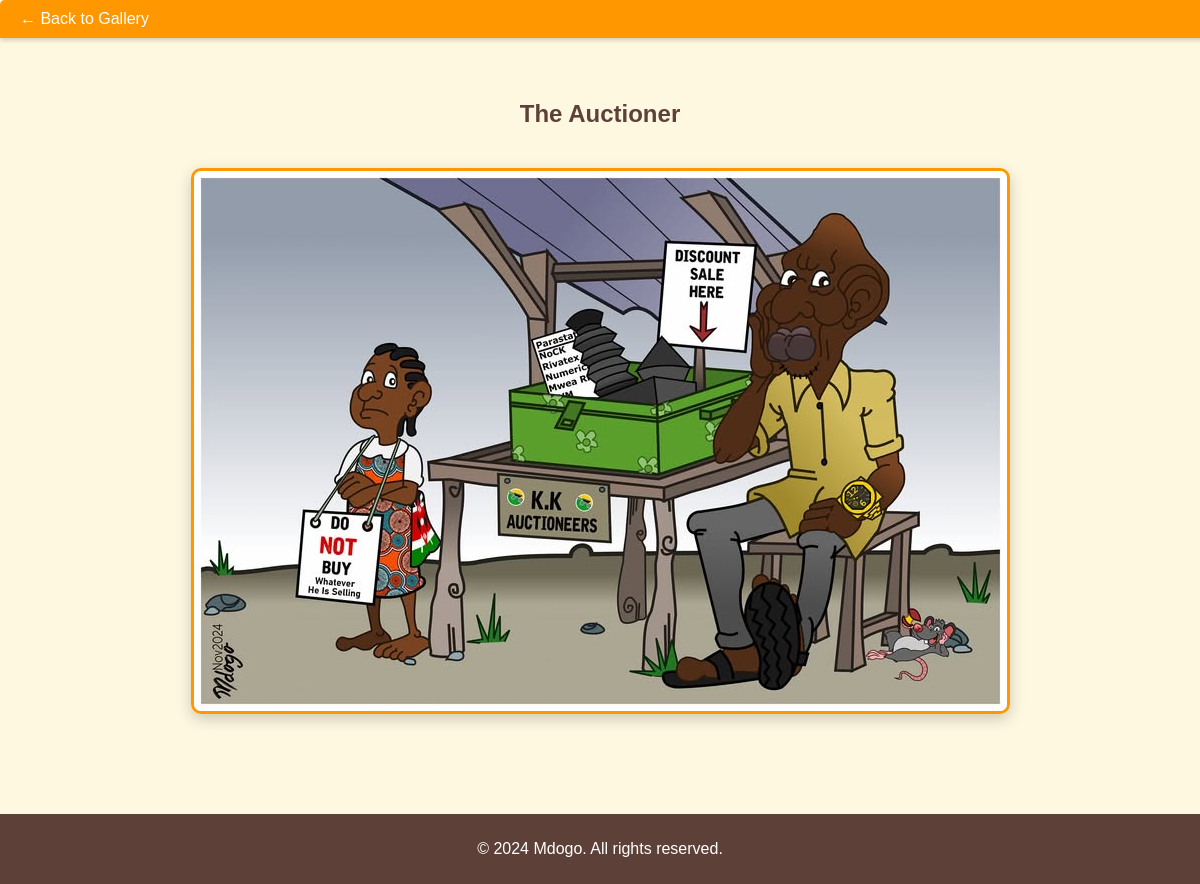
Page /cartoon/11/ on the committed database.
### portfolio/models.py (models this page shows, shortened)
class Cartoon(models.Model):
    title = models.CharField(max_length=100)
    description = models.TextField(blank=True)
    image = models.ImageField(upload_to='cartoons/')
    created_at = models.DateField(auto_now_add=True)

### portfolio/views.py (the view)
# urls.py: path('cartoon/<int:pk>/', views.cartoon_detail, name='cartoon_detail'),
def cartoon_detail(request, pk):
    cartoon = get_object_or_404(Cartoon, pk=pk)
    return render(request, 'cartoon_detail.html', {'cartoon': cartoon})

### portfolio/templates/cartoon_detail.html (shortened to what this page needs)
<!DOCTYPE html>
<html lang="en">
<head>
    {% load static %}
    <link rel="stylesheet" href="{% static 'css/style.css' %}">
</head>
<body>
    <header>
        <a href="{% url 'home' %}" style="text-decoration: none; color: inherit;">← Back to Gallery</a>
    </header>
    <section id="cartoon-detail">
        <h1>{{ cartoon.title }}</h1>
        <img src="{{ cartoon.image.url }}" alt="{{ cartoon.title }}" style="max-width: 100%; height: auto; margin: 20px 0;">
    </section>
    <footer>
        <p>&copy; 2024 Mdogo. All rights reserved.</p>
    </footer>
</body>
</html>

### static/css/style.css (style rules this page uses)
body { font-family: Arial, sans-serif; margin: 0; margin-top: 60px; padding: 0; background-color: #FFF8E1; color: #5D4037; }
header { position: fixed; top: 0; left: 0; width: 100%; background-color: #FF9800; color: #FFF; padding: 10px 20px; display: flex; justify-content: space-between; align-items: center; box-shadow: 0px 2px 5px rgba(0, 0, 0, 0.2); z-index: 1000; border-radius: 5px 5px 0 0; margin-left: 0px; margin-right: 0px; }
section { padding: 20px; text-align: center; margin-bottom: 40px; }
footer { background-color: #5D4037; color: white; padding: 10px 20px; text-align: center; }
#cartoon-detail { text-align: center; padding: 20px; background-color: #FFF8E1; color: #5D4037; }
#cartoon-detail img { border: 3px solid #FF9800; border-radius: 10px; box-shadow: 0px 5px 15px rgba(0, 0, 0, 0.2); }

### rows in the picture
Cartoon: title "The Auctioner", image (picture)
